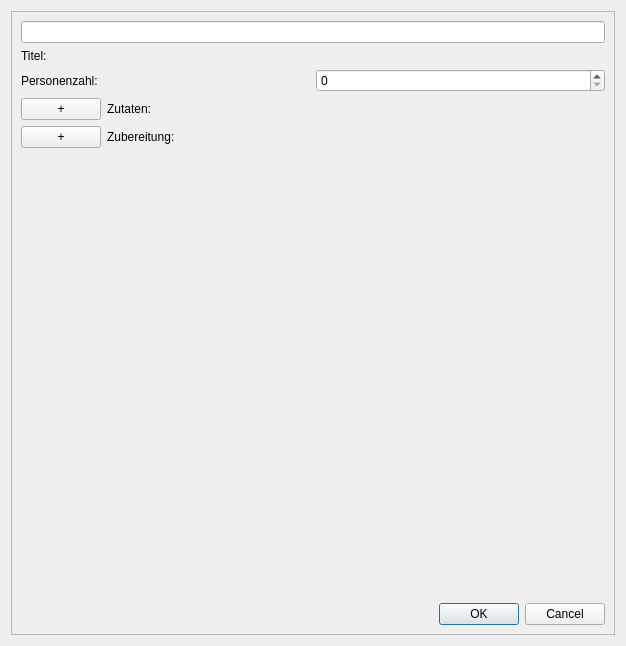
<?xml version="1.0" encoding="UTF-8"?>
<ui version="4.0">
 <class>Hinzufuegen</class>
 <widget class="QDialog" name="Hinzufuegen">
  <property name="geometry">
   <rect>
    <x>0</x>
    <y>0</y>
    <width>626</width>
    <height>646</height>
   </rect>
  </property>
  <property name="windowTitle">
   <string>Dialog</string>
  </property>
  <layout class="QVBoxLayout" name="verticalLayout_2">
   <item>
    <widget class="QScrollArea" name="scrollArea">
     <property name="widgetResizable">
      <bool>true</bool>
     </property>
     <widget class="QWidget" name="scrollAreaWidgetContents">
      <property name="geometry">
       <rect>
        <x>0</x>
        <y>0</y>
        <width>606</width>
        <height>626</height>
       </rect>
      </property>
      <layout class="QVBoxLayout" name="verticalLayout">
       <item>
        <widget class="QLineEdit" name="lineEdit_title"/>
       </item>
       <item>
        <widget class="QLabel" name="label">
         <property name="text">
          <string>Titel:</string>
         </property>
        </widget>
       </item>
       <item>
        <layout class="QHBoxLayout" name="horizontalLayout_2">
         <item>
          <widget class="QLabel" name="label_2">
           <property name="text">
            <string>Personenzahl:</string>
           </property>
          </widget>
         </item>
         <item>
          <widget class="QSpinBox" name="spinBox_personenzahl"/>
         </item>
        </layout>
       </item>
       <item>
        <layout class="QHBoxLayout" name="horizontalLayout_3">
         <item>
          <widget class="QPushButton" name="btn_addZutat">
           <property name="text">
            <string>+</string>
           </property>
          </widget>
         </item>
         <item>
          <widget class="QLabel" name="label_3">
           <property name="text">
            <string>Zutaten:</string>
           </property>
          </widget>
         </item>
         <item>
          <spacer name="horizontalSpacer">
           <property name="orientation">
            <enum>Qt::Horizontal</enum>
           </property>
           <property name="sizeHint" stdset="0">
            <size>
             <width>40</width>
             <height>20</height>
            </size>
           </property>
          </spacer>
         </item>
        </layout>
       </item>
       <item>
        <layout class="QVBoxLayout" name="layout_Zutaten"/>
       </item>
       <item>
        <layout class="QHBoxLayout" name="horizontalLayout_4">
         <item>
          <widget class="QPushButton" name="btn_addStep">
           <property name="text">
            <string>+</string>
           </property>
          </widget>
         </item>
         <item>
          <widget class="QLabel" name="label_4">
           <property name="text">
            <string>Zubereitung:</string>
           </property>
          </widget>
         </item>
         <item>
          <spacer name="horizontalSpacer_2">
           <property name="orientation">
            <enum>Qt::Horizontal</enum>
           </property>
           <property name="sizeHint" stdset="0">
            <size>
             <width>40</width>
             <height>20</height>
            </size>
           </property>
          </spacer>
         </item>
        </layout>
       </item>
       <item>
        <layout class="QVBoxLayout" name="layout_Zubereitung"/>
       </item>
       <item>
        <spacer name="verticalSpacer_2">
         <property name="orientation">
          <enum>Qt::Vertical</enum>
         </property>
         <property name="sizeHint" stdset="0">
          <size>
           <width>20</width>
           <height>404</height>
          </size>
         </property>
        </spacer>
       </item>
       <item>
        <widget class="QDialogButtonBox" name="buttonBox">
         <property name="orientation">
          <enum>Qt::Horizontal</enum>
         </property>
         <property name="standardButtons">
          <set>QDialogButtonBox::Cancel|QDialogButtonBox::Ok</set>
         </property>
        </widget>
       </item>
      </layout>
     </widget>
    </widget>
   </item>
  </layout>
 </widget>
 <resources/>
 <connections/>
</ui>
